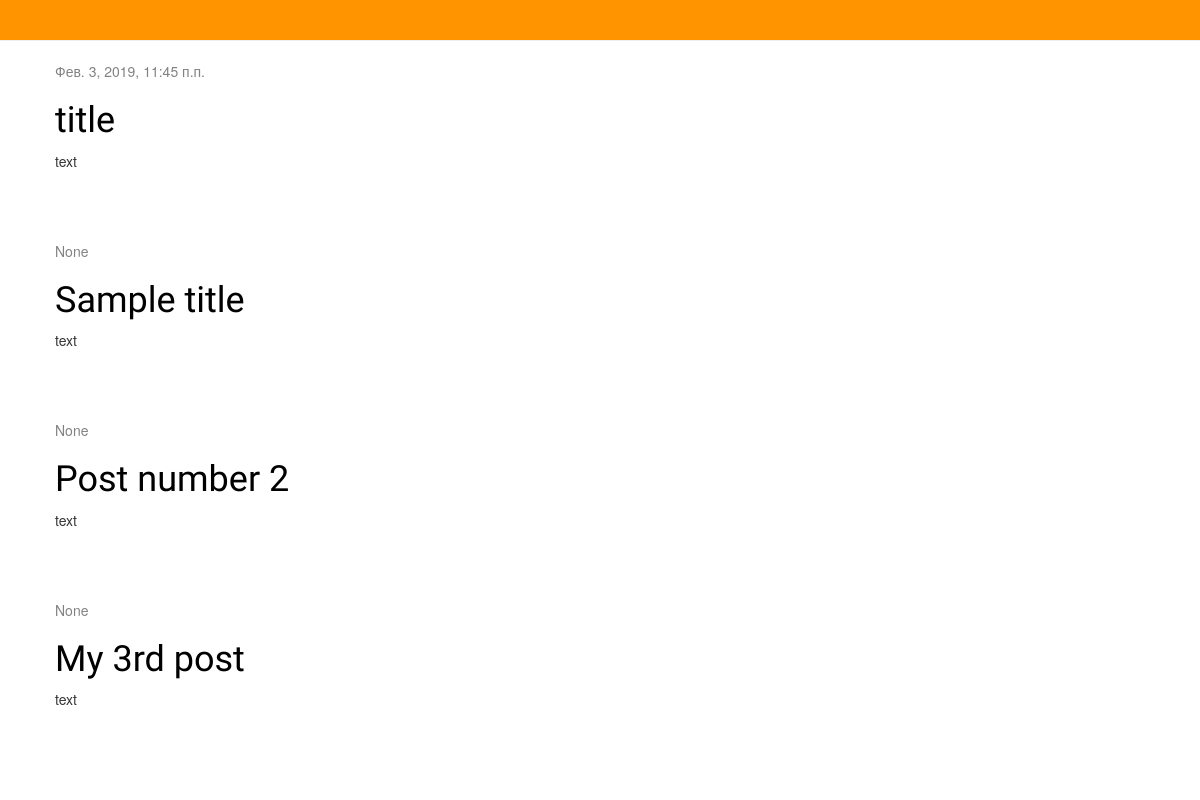
The app's page /, older data.
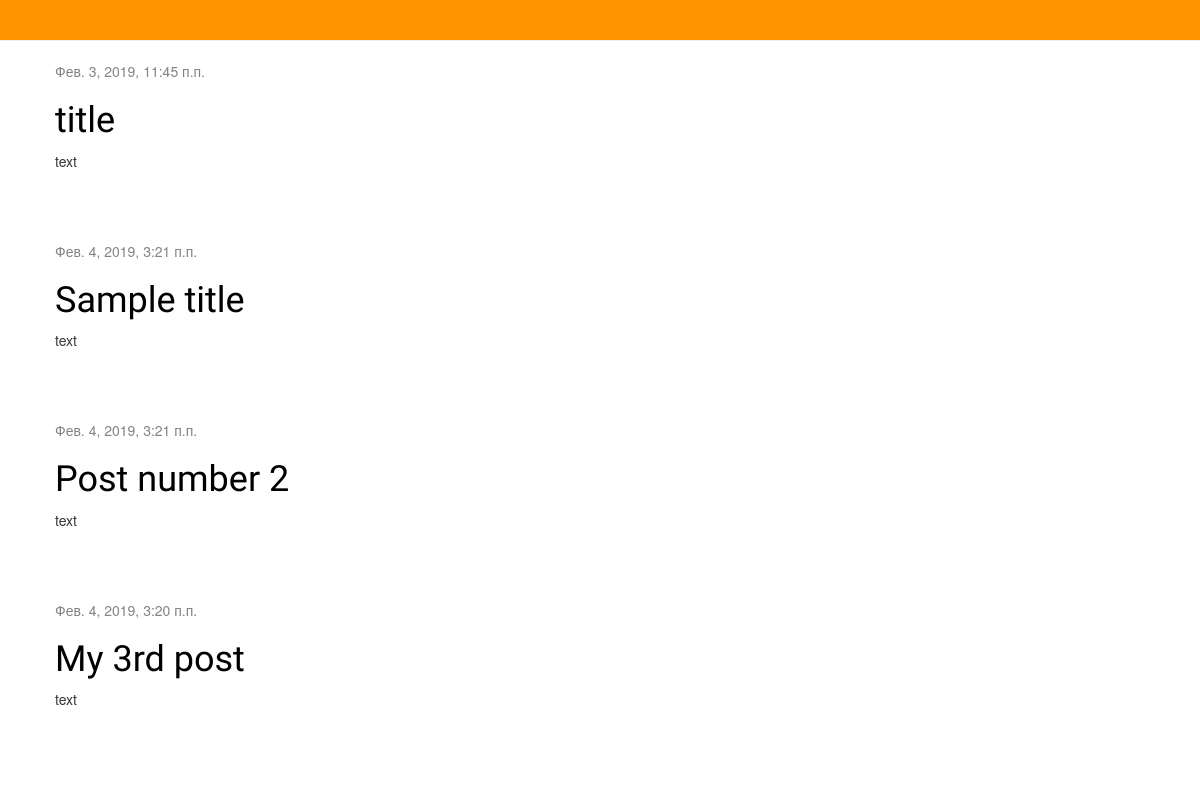
The same page, newer data.
### blog/models.py (models this page shows, shortened)
class Post(models.Model):
    author         = models.ForeignKey('auth.User', on_delete=models.CASCADE)
    title          = models.CharField(max_length=200)
    text           = models.TextField()
    created_date   = models.DateTimeField(default=timezone.now)
    published_date = models.DateTimeField(blank=True, null=True)

### blog/views.py (the view)
# urls.py: path('', views.post_list, name='post_list'),
def post_list(request):
    posts = Post.objects.all()
    return render(request, 'blog/post_list.html', {'posts': posts})

### blog/templates/blog/post_list.html
{% extends 'blog/base.html' %}
{% block content %}
{% for post in posts %}
    <div class="post">
        <div class="date">
            {{ post.published_date }}
        </div>
        <h1><a href="{% url 'post_detail' id=post.id %}">{{ post.title }}</a></h1>
        <p>{{ post.text|linebreaksbr }}</p>
    </div>
{% endfor %}
{% endblock %}

Row changes from the older to the newer data that the page shows:
changed Post "Sample title": published_date "None" → "Фев. 4, 2019, 3:21 п.п."
changed Post "Post number 2": published_date "None" → "Фев. 4, 2019, 3:21 п.п."
changed Post "My 3rd post": published_date "None" → "Фев. 4, 2019, 3:20 п.п."
